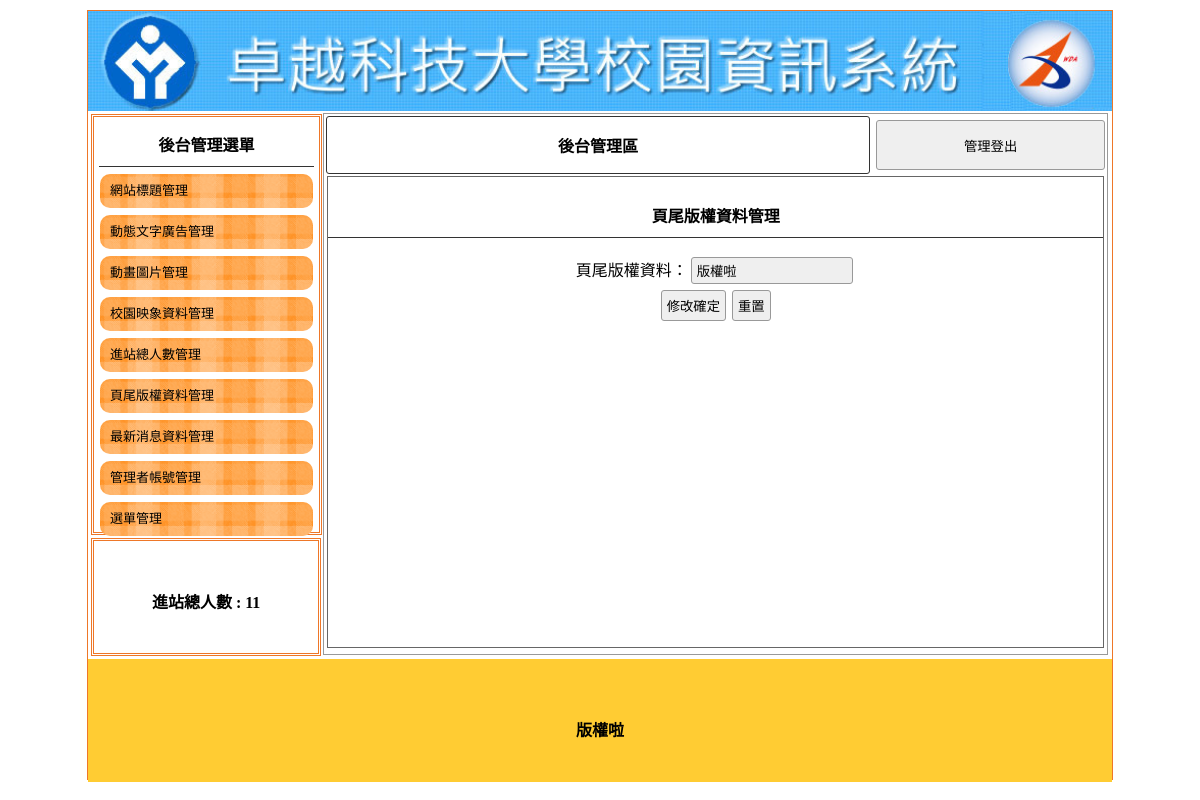
The page /backend.php?do=bottom on the database its author committed.
### tables this page shows
CREATE TABLE `home` (
  `id` int(10) UNSIGNED NOT NULL,
  `img` text NOT NULL,
  `text` text NOT NULL,
  `sh` int(11) NOT NULL DEFAULT 0
);

CREATE TABLE `total` (
  `id` int(10) UNSIGNED NOT NULL,
  `total` int(11) NOT NULL
);

CREATE TABLE `bottom` (
  `id` int(10) UNSIGNED NOT NULL,
  `text` text NOT NULL
);

### base.php (called while the page is built, shortened)
<?php session_start();
class DB
{
  private $dns = "mysql:host=localhost;charset=utf8;dbname=db01-2", $table, $pdo, $root = "root", $pw = '';
  function __construct($table)
  {
    $this->table = $table;
    $this->pdo = new PDO($this->dns, $this->root, $this->pw);
  }
  function find($id)
  {
    $sql = "SELECT * FROM $this->table ";
    if (is_array($id)) {
      foreach ($id as $k => $v) {
        $tmp[] = sprintf("`%s` = '%s'", $k, $v);
      }
      $sql = $sql . " WHERE " . implode(" && ", $tmp);
    } else {
      $sql = $sql ." WHERE `id` = '$id'";
    }
    return $this->pdo->query($sql)->fetch(PDO::FETCH_ASSOC);
  }
  function save($ar)
  {
    if (isset($ar['id'])) {
      foreach ($ar as $k => $v) {
        if($k != 'id')$tmp[] = sprintf("`%s` = '%s'", $k, $v);
      }
      $sql ="UPDATE $this->table SET " . implode(" , ", $tmp) . " WHERE `id` = '{$ar['id']}'";
    } else {
      $sql ="INSERT INTO $this->table (`".implode("`,`",array_keys($ar)) . "`) VALUES ('" .implode("','",$ar) ."')" ;
    }
    return $this->pdo->exec($sql);
  }
}
$Home=new DB('home');
$Total=new DB('total');
$Bottom=new DB('bottom');

### backend.php (the view, shortened to what this page needs)
<?php include_once 'base.php' ?>
<!DOCTYPE html PUBLIC "-//W3C//DTD XHTML 1.0 Transitional//EN" "http://www.w3.org/TR/xhtml1/DTD/xhtml1-transitional.dtd">
<html xmlns="http://www.w3.org/1999/xhtml">
<head>
  <link href="css.css" rel="stylesheet" type="text/css">
</head>
<body>
  <div id="main">
    <a title="" href="/index.php">
      <div class="ti" style="background:url('./icon/<?=$Home->find(['sh'=>1])['img']?>'); background-size:cover;"></div>
    </a>
    <div id="ms">
      <div id="lf" style="float:left;">
        <div id="menuput" class="dbor">
          <span class="t botli">後台管理選單</span>
          <a style="color:#000; font-size:13px; text-decoration:none;" href="?do=home">
            <div class="mainmu">
              網站標題管理 </div>
          </a>
          <a style="color:#000; font-size:13px; text-decoration:none;" href="?do=ad">
            <div class="mainmu">
              動態文字廣告管理 </div>
          </a>
          <a style="color:#000; font-size:13px; text-decoration:none;" href="?do=mvim">
            <div class="mainmu">
              動畫圖片管理 </div>
          </a>
          <a style="color:#000; font-size:13px; text-decoration:none;" href="?do=image">
            <div class="mainmu">
              校園映象資料管理 </div>
          </a>
          <a style="color:#000; font-size:13px; text-decoration:none;" href="?do=total">
            <div class="mainmu">
              進站總人數管理 </div>
          </a>
          <a style="color:#000; font-size:13px; text-decoration:none;" href="?do=bottom">
            <div class="mainmu">
              頁尾版權資料管理 </div>
          </a>
          <a style="color:#000; font-size:13px; text-decoration:none;" href="?do=news">
            <div class="mainmu">
              最新消息資料管理 </div>
          </a>
          <a style="color:#000; font-size:13px; text-decoration:none;" href="?do=admin">
            <div class="mainmu">
              管理者帳號管理 </div>
          </a>
          <a style="color:#000; font-size:13px; text-decoration:none;" href="?do=menu">
            <div class="mainmu">
              選單管理 </div>
          </a>
        </div>
        <div class="dbor" style="margin:3px; width:95%; height:20%; line-height:100px;">
          <span class="t">進站總人數 :
          <?=$Total->find(1)['total']?> </span>
        </div>
      </div>
      <div class="di" style="height:540px; border:#999 1px solid; width:76.5%; margin:2px 0px 0px 0px; float:left; position:relative; left:20px;">
        <table width="100%">
          <tbody>
            <tr>
              <td style="width:70%;font-weight:800; border:#333 1px solid; border-radius:3px;" class="cent"><a href="?do=admin" style="color:#000; text-decoration:none;">後台管理區</a></td>
              <td><button onclick="document.cookie='user=';location.replace('/index.php')" style="width:99%; margin-right:2px; height:50px;">管理登出</button></td>
            </tr>
          </tbody>
        </table>
      <?php
        $do=$_GET['do']??'home';
        $file= "back/$do.php";
        include_once file_exists($file)?$file:'back/home.php';
      ?>
      </div>
    <div style="width:1024px; left:0px; position:relative; background:#FC3; margin-top:4px; height:123px; display:block;">
      <span class="t" style="line-height:123px;"><?=$Bottom->find(1)['text']?></span>
    </div>
  </div>
</body>
</html>

### back/bottom.php (shortened to what this page needs)
<div style="width:99%; height:87%; margin:auto; overflow:auto; border:#666 1px solid;">
  <p class="t cent botli">頁尾版權資料管理</p>
  <form method="post" action="../api/manage.php">
    <div class="cent"><span class="yt" style="width:49%">頁尾版權資料：</span><span style="width:49%"><input type="text" name="text[]" value="<?=$Bottom->find(1)['text']?>"></span></div>
    <div class="cent"><input type="submit" value="修改確定"><input type="reset" value="重置"></div>
  </form>
</div>

### css.css (style rules this page uses)
body { padding:0px; margin:0px; }
#main { width:1024px; height:768px; margin:10px auto 10px auto; border:#EE7728 1px solid; position:relative; }
.ti { width:100%; height:100px; position:relative; background-size:cover; background-repeat:no-repeat; }
.dbor { border:#EE7728 double 3px; margin:1px; padding:2px 10px 2px 10px; }
.t { font-weight:800; display:block; text-align:center; padding:10px 1px 10px 1px; }
.botli { border-bottom:#333 1px solid; }
.mainmu { position:relative; border-radius:10px; background:url(icon/menu.fw.png) center no-repeat; background-size:cover; line-height:30px; padding:2px 10px 2px 10px; margin:7px 1px 7px 1px; }
#lf { height:540px; width:21%; display:inline-block; }
#menuput { width:100%; height:75%; position:relative; padding:5px; display:block; margin: 3px; }
.di { display:inline-block; }
.cent { text-align:center; }
input,button { border:#999 1px solid; border-radius:3px; background:#EFEFEF; padding:5px; margin:3px; }
input[type=text],input[type=password] { width:150px; }

### rows shown on the page
home: img (picture)
total: total "11"
bottom: text "版權啦"
